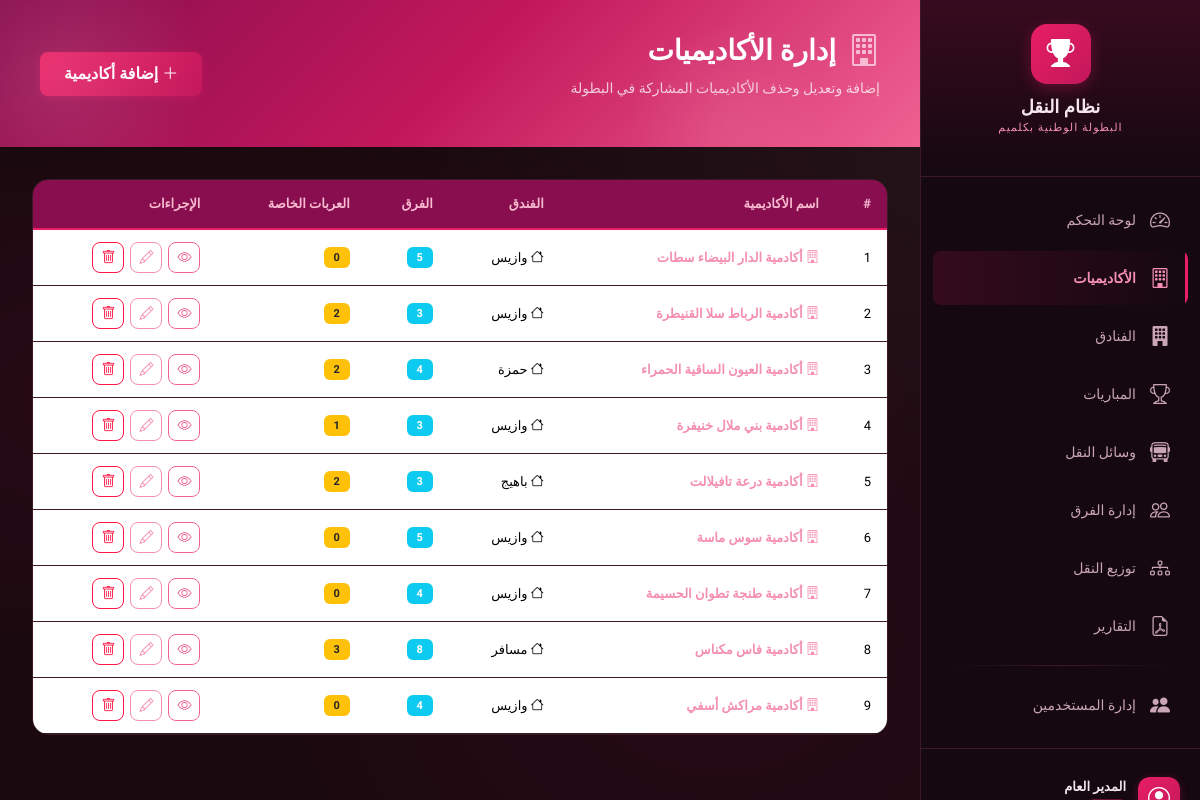
The page /academies (signed in) on the database its author committed.
### models.py (models this page shows, shortened)
class User(UserMixin, db.Model):
    __tablename__ = 'user'
    id = db.Column(db.Integer, primary_key=True)
    username = db.Column(db.String(80), unique=True, nullable=False)
    display_name = db.Column(db.String(120), nullable=False)
    password_hash = db.Column(db.String(256), nullable=False)
    plain_password = db.Column(db.String(120), nullable=True)  # للعرض من طرف المدير فقط
    role = db.Column(db.String(20), nullable=False, default='user')  # admin / user
    is_active_user = db.Column(db.Boolean, nullable=False, default=True)
    created_at = db.Column(db.DateTime, nullable=False, default=datetime.utcnow)
    @property
    def is_admin(self):
        return self.role == 'admin'
    @property
    def is_active(self):
        return self.is_active_user
    @property
    def role_label(self):
        return 'مدير' if self.role == 'admin' else 'مستخدم'

class Academy(db.Model):
    __tablename__ = 'academy'
    id = db.Column(db.Integer, primary_key=True)
    name = db.Column(db.String(200), nullable=False)
    hotel_id = db.Column(db.Integer, db.ForeignKey('hotel.id'), nullable=True)
    teams = db.relationship('Team', backref='academy', lazy=True, cascade='all, delete-orphan')
    vehicles = db.relationship('Vehicle', backref='academy', lazy=True, cascade='all, delete-orphan')
    @property
    def hotel_name(self):
        return self.hotel_ref.name if self.hotel_ref else '—'

class Hotel(db.Model):
    __tablename__ = 'hotel'
    id = db.Column(db.Integer, primary_key=True)
    name = db.Column(db.String(200), nullable=False, unique=True)
    address = db.Column(db.String(300), nullable=True)
    academies = db.relationship('Academy', backref='hotel_ref', lazy=True)

### routes/academies.py (the view)
@academies_bp.route('/academies')
@login_required
def academies_list():
    academies = Academy.query.order_by(Academy.name).all()
    hotels = Hotel.query.order_by(Hotel.name).all()
    return render_template('academies.html', academies=academies, hotels=hotels)

### templates/academies.html (shortened to what this page needs)
{% extends "base.html" %}
{% block content %}
<div class="page-header">
    <div class="page-header-content">
        <h1 class="page-title">
            <i class="bi bi-building"></i>
            إدارة الأكاديميات
        </h1>
        <p class="page-subtitle">إضافة وتعديل وحذف الأكاديميات المشاركة في البطولة</p>
    </div>
    <button class="btn btn-gold" data-bs-toggle="modal" data-bs-target="#academyModal" onclick="resetAcademyForm()" id="btnAddAcademy">
        <i class="bi bi-plus-lg"></i> إضافة أكاديمية
    </button>
</div>
<div class="content-card">
    <div class="table-responsive">
        <table class="table table-modern" id="academiesTable">
            <thead>
                <tr>
                    <th>#</th>
                    <th>اسم الأكاديمية</th>
                    <th>الفندق</th>
                    <th>الفرق</th>
                    <th>العربات الخاصة</th>
                    <th>الإجراءات</th>
                </tr>
            </thead>
            <tbody id="academiesTableBody">
                {% for academy in academies %}
                <tr id="academy-row-{{ academy.id }}">
                    <td>{{ loop.index }}</td>
                    <td>
                        <a href="/academy/{{ academy.id }}" class="academy-link">
                            <i class="bi bi-building"></i> {{ academy.name }}
                        </a>
                    </td>
                    <td><i class="bi bi-house"></i> {{ academy.hotel_name }}</td>
                    <td><span class="badge bg-info">{{ academy.teams | length }}</span></td>
                    <td><span class="badge bg-warning text-dark">{{ academy.vehicles | length }}</span></td>
                    <td>
                        <div class="action-buttons">
                            <a href="/academy/{{ academy.id }}" class="btn btn-sm btn-outline-primary" title="التفاصيل">
                                <i class="bi bi-eye"></i>
                            </a>
                            <button class="btn btn-sm btn-outline-warning" onclick="editAcademy({{ academy.id }}, '{{ academy.name }}', {{ academy.hotel_id or 'null' }})" title="تعديل">
                                <i class="bi bi-pencil"></i>
                            </button>
                            <button class="btn btn-sm btn-outline-danger" onclick="deleteAcademy({{ academy.id }}, '{{ academy.name }}')" title="حذف">
                                <i class="bi bi-trash"></i>
                            </button>
                        </div>
                    </td>
                </tr>
                {% endfor %}
            </tbody>
        </table>
    </div>
</div>
{% endblock %}

### templates/base.html (shortened to what this page needs)
<!DOCTYPE html>
<html lang="ar" dir="rtl">
<head>
    <link rel="stylesheet" href="https://cdn.jsdelivr.net/npm/bootstrap@5.3.2/dist/css/bootstrap.rtl.min.css">
    <link rel="stylesheet" href="https://cdn.jsdelivr.net/npm/bootstrap-icons@1.11.2/font/bootstrap-icons.min.css">
    <link rel="stylesheet" href="{{ url_for('static', filename='css/style.css') }}">
</head>
<body>
    <aside class="sidebar" id="sidebar">
        <div class="sidebar-brand">
            <div class="brand-icon">
                <i class="bi bi-trophy-fill"></i>
            </div>
            <h2 class="brand-title">نظام النقل</h2>
            <p class="brand-subtitle">البطولة الوطنية بكلميم</p>
        </div>
        <nav class="sidebar-nav">
            <a href="/" class="nav-link-item {% if request.path == '/' %}active{% endif %}" id="nav-dashboard">
                <i class="bi bi-speedometer2"></i>
                <span>لوحة التحكم</span>
            </a>
            <a href="/academies" class="nav-link-item {% if '/academies' in request.path or '/academy' in request.path %}active{% endif %}" id="nav-academies">
                <i class="bi bi-building"></i>
                <span>الأكاديميات</span>
            </a>
            <a href="/hotels" class="nav-link-item {% if '/hotels' in request.path %}active{% endif %}" id="nav-hotels">
                <i class="bi bi-building-fill"></i>
                <span>الفنادق</span>
            </a>
            <a href="/matches" class="nav-link-item {% if '/matches' in request.path %}active{% endif %}" id="nav-matches">
                <i class="bi bi-trophy"></i>
                <span>المباريات</span>
            </a>
            <a href="/vehicles" class="nav-link-item {% if '/vehicles' in request.path %}active{% endif %}" id="nav-vehicles">
                <i class="bi bi-bus-front"></i>
                <span>وسائل النقل</span>
            </a>
            <a href="/teams_status" class="nav-link-item {% if '/teams_status' in request.path %}active{% endif %}" id="nav-teams">
                <i class="bi bi-people"></i>
                <span>إدارة الفرق</span>
            </a>
            <a href="/distribution" class="nav-link-item {% if '/distribution' in request.path %}active{% endif %}" id="nav-distribution">
                <i class="bi bi-diagram-3"></i>
                <span>توزيع النقل</span>
            </a>
            <a href="/reports" class="nav-link-item {% if '/reports' in request.path %}active{% endif %}" id="nav-reports">
                <i class="bi bi-file-earmark-pdf"></i>
                <span>التقارير</span>
            </a>
            {% if current_user.is_authenticated and current_user.is_admin %}
            <div class="nav-separator"></div>
            <a href="/users" class="nav-link-item {% if '/users' in request.path %}active{% endif %}" id="nav-users">
                <i class="bi bi-people-fill"></i>
                <span>إدارة المستخدمين</span>
            </a>
            {% endif %}
        </nav>
        <div class="sidebar-footer">
            {% if current_user.is_authenticated %}
            <div class="sidebar-user-info">
                <div class="user-avatar">
                    <i class="bi bi-person-circle"></i>
                </div>
                <div class="user-details">
                    <span class="user-display-name">{{ current_user.display_name }}</span>
                </div>
            </div>
            {% endif %}
        </div>
    </aside>
    <main class="main-content" id="mainContent">
        <div class="toast-container position-fixed top-0 end-0 p-3" id="toastContainer" style="z-index: 9999;"></div>
        {% block content %}{% endblock %}
    </main>
</body>
</html>

### rows shown on the page
User: display_name "المدير العام"
Academy: name "أكادمية الدار البيضاء سطات", hotel_name "وازيس", teams|length "5", vehicles|length "0"
Academy: name "أكادمية الرباط سلا القنيطرة", hotel_name "وازيس", teams|length "3", vehicles|length "2"
Academy: name "أكادمية العيون الساقية الحمراء", hotel_name "حمزة", teams|length "4", vehicles|length "2"
Academy: name "أكادمية بني ملال خنيفرة", hotel_name "وازيس", teams|length "3", vehicles|length "1"
Academy: name "أكادمية درعة تافيلالت", hotel_name "باهيج", teams|length "3", vehicles|length "2"
Academy: name "أكادمية سوس ماسة", hotel_name "وازيس", teams|length "5", vehicles|length "0"
Academy: name "أكادمية طنجة تطوان الحسيمة", hotel_name "وازيس", teams|length "4", vehicles|length "0"
Academy: name "أكادمية فاس مكناس", hotel_name "مسافر", teams|length "8", vehicles|length "3"
Academy: name "أكادمية مراكش أسفي", hotel_name "وازيس", teams|length "4", vehicles|length "0"
